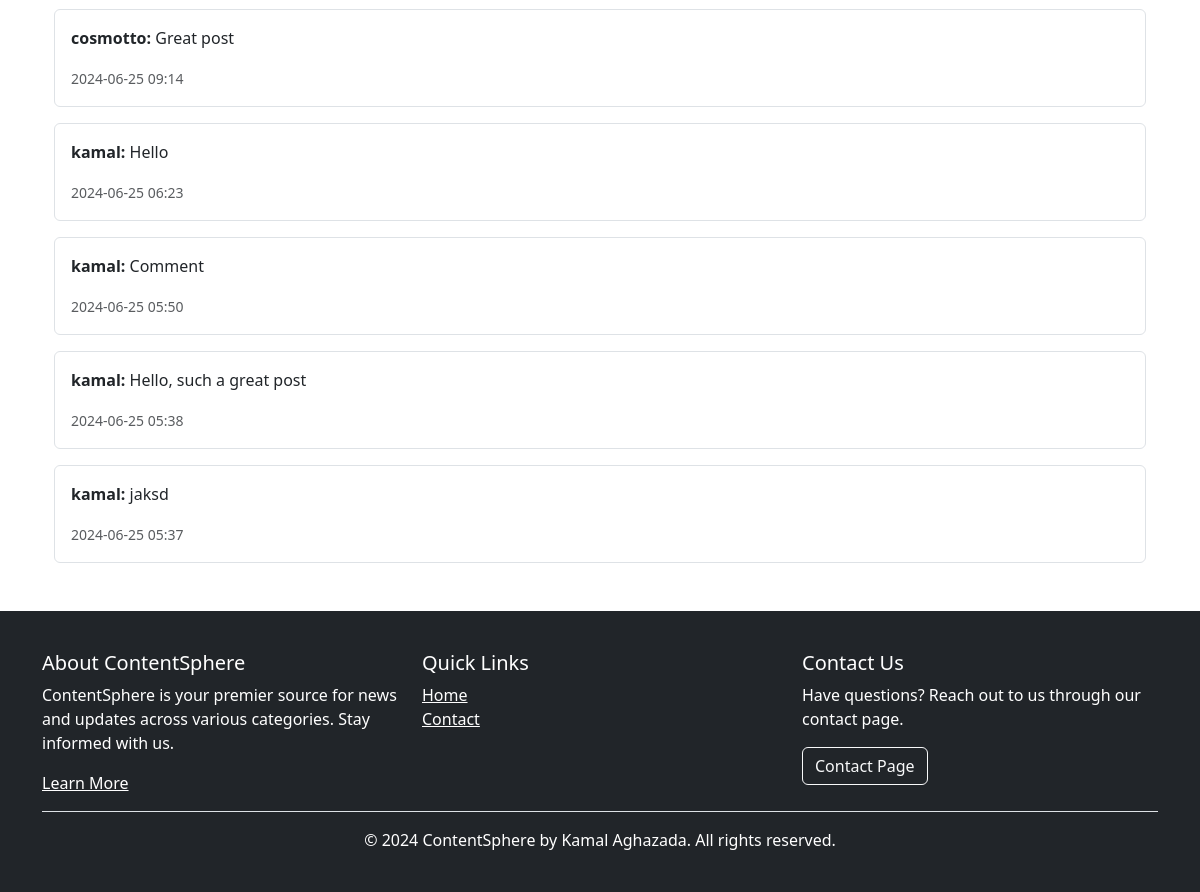
/post/1/ (lower part), run on an earlier commit of the app's database.
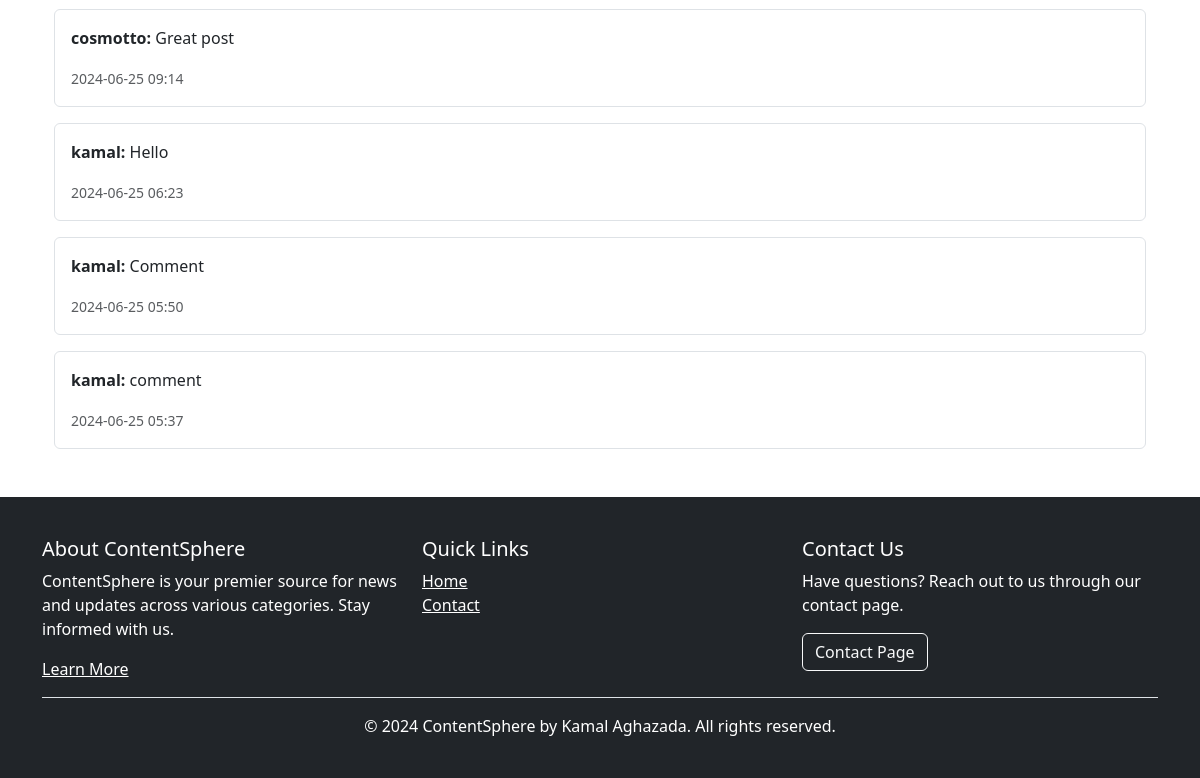
And on a later commit of the database.
### blogapp/models.py (models this page shows, shortened)
class Comment(models.Model):
    post = models.ForeignKey(
        Post, on_delete=models.CASCADE, related_name='comments')
    author = models.ForeignKey(
        settings.AUTH_USER_MODEL, on_delete=models.CASCADE)
    contents = models.TextField(blank=False, null=False)
    created_at = models.DateTimeField(auto_now_add=True)
    updated_at = models.DateTimeField(auto_now=True)
    class Meta:
        ordering = ['-created_at']

### user/models.py (models this page shows)
class User(AbstractUser):
    email = models.EmailField(unique=True)

### blogapp/views.py (the view)
# urls.py: path('post/<int:post_id>/', views.post_detail, name='post_detail'),
def post_detail(request, post_id):
    post = get_object_or_404(Post, id=post_id)
    if request.method == 'POST':
        if request.user.is_authenticated:
            content = request.POST.get('comment')
            Comment.objects.create(
                post=post, author=request.user, contents=content)
            return redirect('post_detail', post_id=post_id)
    return render(request, 'blogapp/post_detail.html', {'post': post})

### blogapp/context_processor.py (called while the page is built)
def category_choices(request):
    return {'category_choices': Category.choices}

### blogapp/templates/blogapp/post_detail.html (shortened to what this page needs)
{% extends 'blogapp/base.html' %}
{% block content %}
<div class="post-detail container mt-4">
  <div class="comments mt-5">
     {% for comment in post.comments.all %}
    <div class="comment mt-3 p-3 border rounded">
      <p>
        <strong>{{ comment.author.username }}:</strong> {{ comment.contents }}
      </p>
      <small class="text-muted"
        >{{ comment.created_at|date:"Y-m-d H:i" }}</small
      >
    </div>
    {% endfor %}
  </div>
</div>
{% endblock %}

What changed in the data, as far as the page shows it:
removed Comment: author.username "kamal", contents "Hello, such a great post", created_at "2024-06-25 05:38"
changed Comment: contents "jaksd" → "comment"
